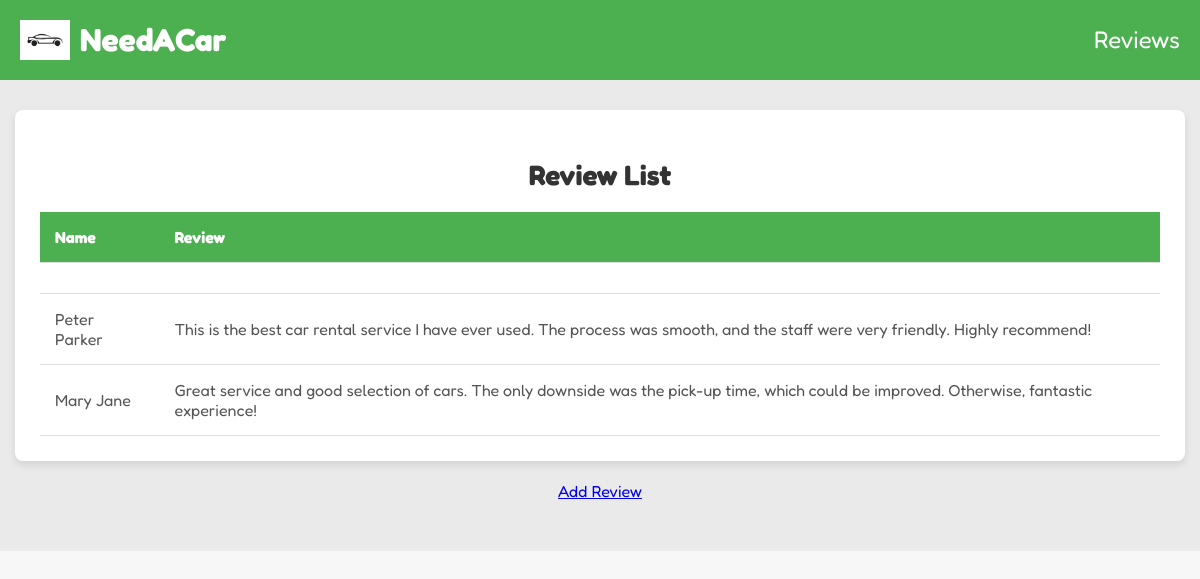
/review.php, run on the app's committed database.
### tables this page shows
CREATE TABLE `reviews` (
  `Name` varchar(20) NOT NULL,
  `CustomerReview` text NOT NULL
);

### review.php (the view, shortened to what this page needs)
<!DOCTYPE html>
<html lang="en">
<head>
    <link rel="stylesheet" href="styleadmintable.css" />
</head>
<body>
    <header class="header">
        <div class="logo-container">
            <img src="auto-car-logo-template-vector-icon.jpg" alt="Logo" class="header-image">
            <a href="index.php" style="text-decoration: none;">
                <h1 class="title" style="color: white;">NeedACar</h1>
            </a>
        </div>
        <h2 class="dashboard-title">Reviews</h2>
    </header>
    <main>
        <section class="review">
            <div class="review_box">
                <h1>Review List</h1>
                <table class="review_table">
                    <thead>
                        <tr>
                            <th>Name</th>
                            <th>Review</th>
                        </tr>
                    </thead>
                    <tbody>
                        <?php
                        require_once("connect.php");
                        $sql = "SELECT * FROM reviews";
                        $result = mysqli_query($conn, $sql);
                        if(mysqli_num_rows($result) > 0){
                            while($row = mysqli_fetch_array($result)){
                        ?>
                        <tr>
                            <td><?php echo $row["Name"]; ?></td>
                            <td><?php echo $row["CustomerReview"]; ?></td>
                        </tr>
                        <?php
                            }
                        }
                        ?>
                    </tbody>
                </table>
            </div>
        </section>
        <br>
        <div class="addreview">
        <a href="addreview.php" class="edit-link">
            Add Review
        </a>
        </div>
        <br>

### styleadmintable.css (style rules this page uses)
body { font-family: 'Fredoka', sans-serif; margin: 0; padding: 0; background-color: #f7f7f7; }
.header { display: flex; justify-content: space-between; align-items: center; background-color: #4CAF50; padding: 20px; color: white; }
.logo-container { display: flex; align-items: center; }
.header-image { width: 50px; height: auto; margin-right: 10px; }
.title { font-size: 2rem; margin: 0; }
.dashboard-title { font-size: 1.5rem; margin: 0; font-weight: normal; text-align: right; }
main { padding: 30px 15px; background-color: rgba(230, 230, 230, 0.76); }
.review_box { background-color: white; border-radius: 8px; box-shadow: 0 4px 8px rgba(0, 0, 0, 0.1); padding: 25px; max-width: 1200px; margin: 0 auto; overflow-x: auto; }
.review_box h1 { font-size: 28px; color: #333; margin-bottom: 20px; text-align: center; }
.review_table { width: 100%; border-collapse: collapse; margin-top: 20px; }
.review_table th, .review_table td { padding: 15px; text-align: left; border-bottom: 1px solid #ddd; }
.review_table th { background-color: #4CAF50; color: white; font-weight: bold; }
.review_table td { color: #555; }
.addreview { text-align: center; }

### data on the page
reviews: Name "Peter Parker", CustomerReview "This is the best car rental service I have ever used. The process was smooth, and the staff were very friendly. Highly recommend!"
reviews: Name "Mary Jane", CustomerReview "Great service and good selection of cars. The only downside was the pick-up time, which could be improved. Otherwise, fantastic experience!"
